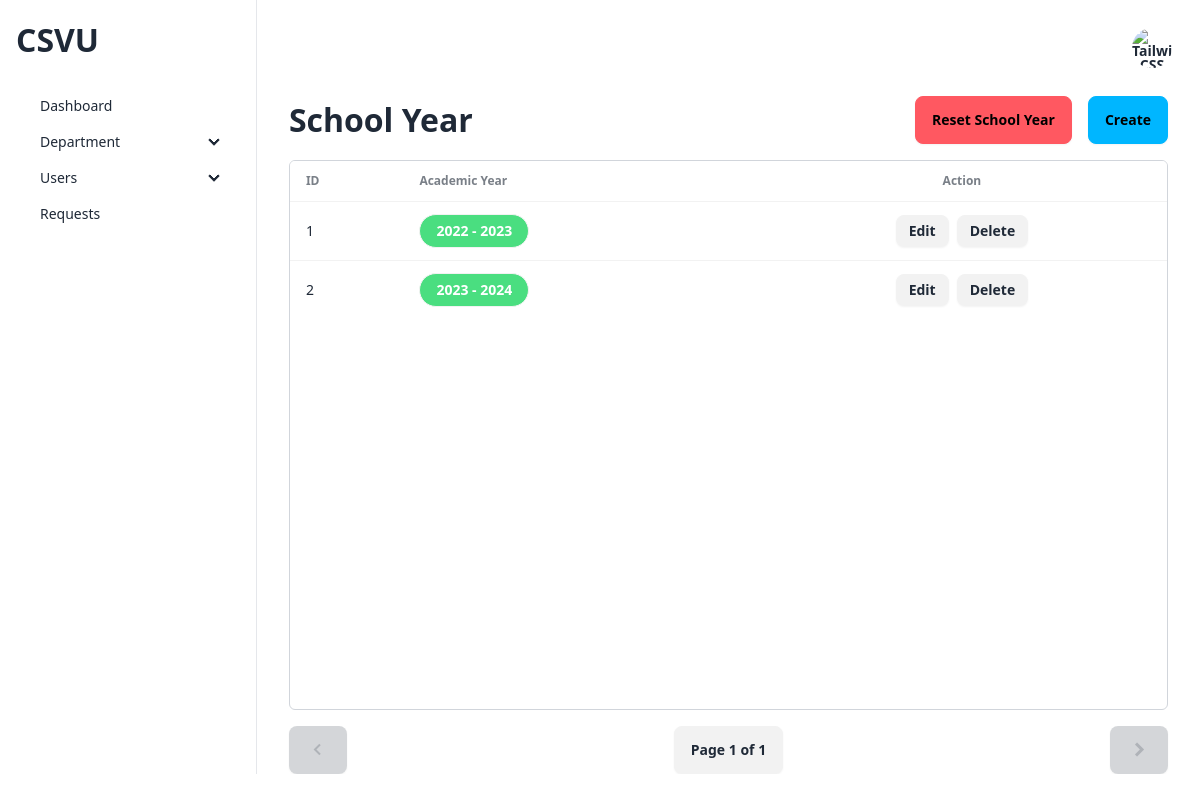
The app's page /admin/views/manage-schoolyear.php (signed in) with its own data.
### tables this page shows
CREATE TABLE `ap_school_year` (
  `id` int(11) NOT NULL,
  `school_year` varchar(255) NOT NULL
);

### admin/views/manage-schoolyear.php (the view, shortened to what this page needs)
<?php
require("../../configuration/config.php");
require_once("../../components/header.php");
$limit = 10;
$page = isset($_GET['page']) ? $_GET['page'] : 1;
$start = ($page - 1) * $limit;
$result1 = $dbCon->query("SELECT count(id) AS id FROM ap_school_year");
$schoolYearCount = $result1->fetch_all(MYSQLI_ASSOC);
$total = $schoolYearCount[0]['id'];
$pages = ceil($total / $limit);
$query = "SELECT * FROM ap_school_year LIMIT $start, $limit";
?>
<main class="overflow-hidden flex" >
    <?php require_once("../layout/sidebar.php")  ?>
    <section class="w-full px-4">
        <?php require_once("../layout/topbar.php") ?>
        <div class="px-4 flex justify-between flex-col gap-4">
              <div class="flex justify-between items-center">
                <div class="flex justify-between items-center">
                    <h1 class="text-[32px] font-bold">School Year</h1>
                </div>
               <div class="flex gap-4">
                    <label for="reset-academic" class="btn btn-error btn-small">Reset School Year</label>
                    <a href="./create/academic-year.php" class="btn btn-info">Create</a>
               </div>
            </div>
            <div class="overflow-x-hidden border border-gray-300 rounded-md" style="height: calc(100vh - 250px)">
                <table class="table table-md table-pin-rows table-pin-cols ">
                    <thead>
                    <tr>
                        <td>ID</td>
                        <td>Academic Year</td>
                        <td class="text-center">Action</td>
                    </tr>
                    </thead>
                    <tbody>
                        <?php $schoolYears = $dbCon->query($query); ?>
                        <?php while($row = $schoolYears->fetch_assoc()) { ?>
                            <tr>
                                <td><?= $row['id'] ?></td>
                                <td>
                                    <div class="badge p-4 bg-green-400 text-white font-semibold">
                                        <?= $row['school_year'] ?>
                                    </div>
                                </td>
                                <td>
                                    <div class="flex justify-center gap-2">
                                        <label for="edit-school-year-<?= $row['id'] ?>" class="btn btn-sm">Edit</label>
                                        <label for="delete-school-year-<?= $row['id'] ?>" class="btn btn-sm">Delete</label>
                                    </div>
                                </td>
                            </tr>
                        <?php } ?>
                    </tbody>
                </table>
            </div>
            <div class="flex justify-between items-center">
                <a class="btn text-[24px]" href="<?= $_SERVER['PHP_SELF'] ?>?page=<?= $page - 1 ?>" <?php if($page - 1 <= 0) { ?> disabled <?php } ?>>
                    <i class='bx bx-chevron-left'></i>
                </a>
                <button class="btn" type="button">Page <?= $page ?> of <?= $pages ?></button>
                <a class="btn text-[24px]" href="<?= $_SERVER['PHP_SELF'] ?>?page=<?= $page + 1 ?>" <?php if($page + 1 >= $pages) { ?> disabled <?php } ?>>
                    <i class='bx bxs-chevron-right' ></i>
                </a>
            </div>
        </div>
    </section>
</main>

### records on screen
ap_school_year: id "1", school_year "2022 - 2023"
ap_school_year: id "2", school_year "2023 - 2024"

### other values on screen
$page "1"
$pages "1"
